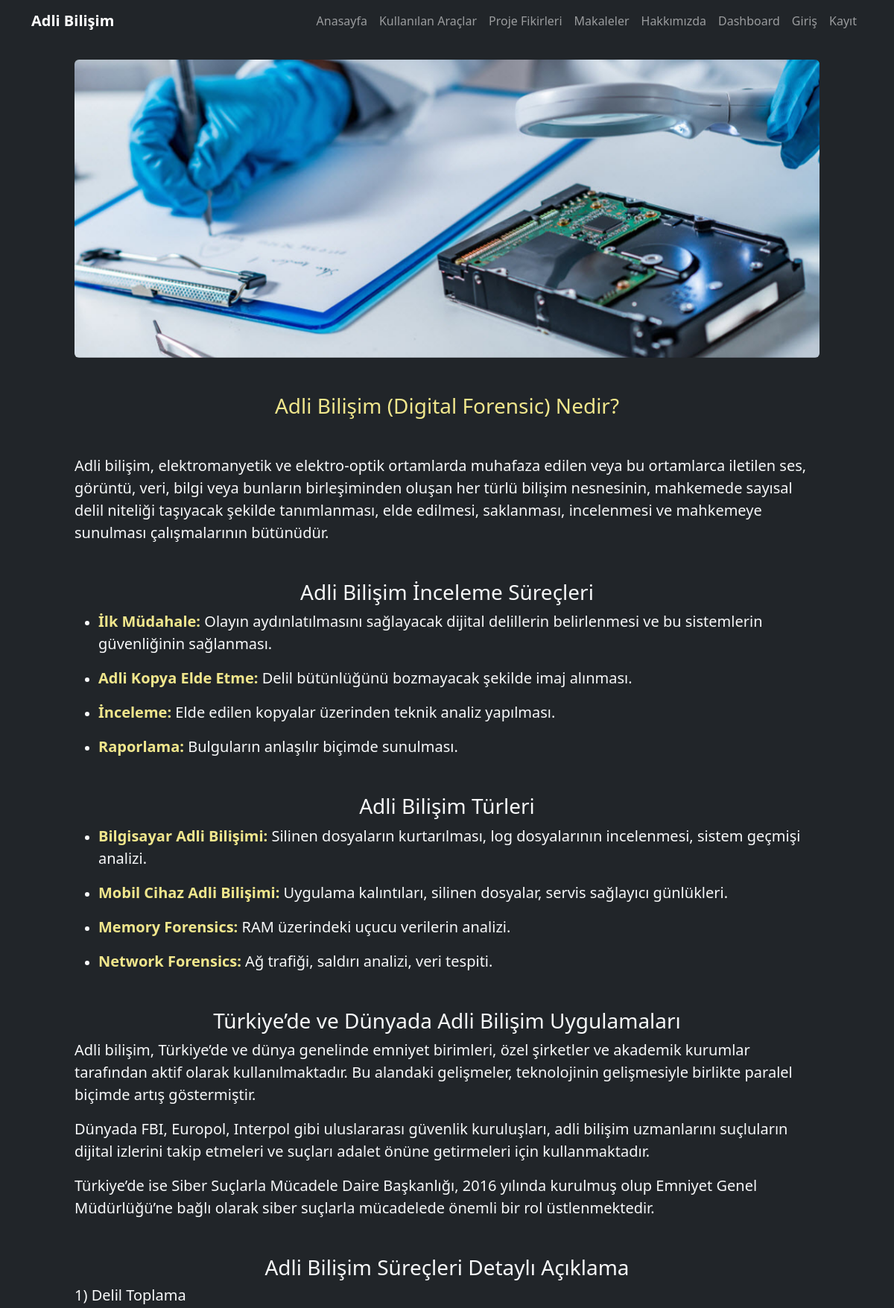
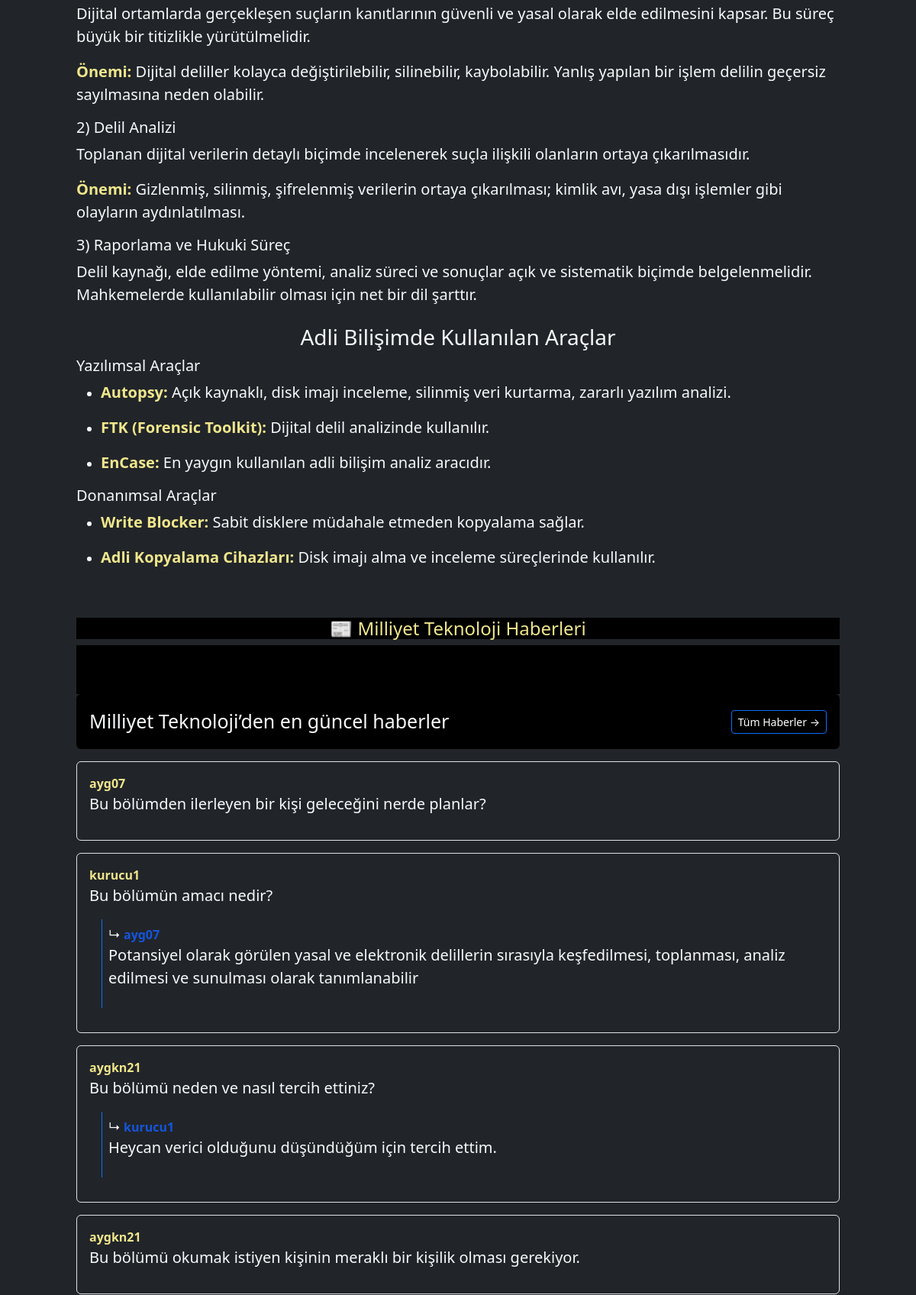
The page / (upper part) on the database its author committed (2 pictures, top to bottom).
### blog/models.py (models this page shows, shortened)
class Comment(models.Model):
    post = models.ForeignKey('Post', on_delete=models.CASCADE)
    user = models.ForeignKey(User, on_delete=models.CASCADE)  # ✅ kullanıcı ilişkisi
    text = models.TextField()
    created_at = models.DateTimeField(auto_now_add=True)

class CommentReply(models.Model):
    comment = models.ForeignKey(Comment, on_delete=models.CASCADE, related_name='replies')
    author = models.CharField(max_length=100)
    text = models.TextField()
    created_at = models.DateTimeField(auto_now_add=True)

### blog/views.py (the view)
# urls.py: path('', views.index, name='index'),
def index(request):
    news_items = get_milliyet_tech_news()
    homepage_post = get_object_or_404(Post, slug='makale')  # tam burada çağrılır
    comments = Comment.objects.filter(post=homepage_post).order_by('-created_at')
    if request.method == 'POST' and request.user.is_authenticated:
        form = CommentForm(request.POST)
        if form.is_valid():
            comment = form.save(commit=False)
            comment.user = request.user
            comment.post = homepage_post  # işte bu satır kritik
            comment.save()
            return redirect('blog:index')
    else:
        form = CommentForm()
    return render(request, 'blog/index.html', {
        'news_items': news_items,
        'comments': comments,
        'form': form
    })

### blog/views.py (called while the page is built, shortened)
def get_milliyet_tech_news():
    url = "https://www.milliyet.com.tr/rss/rssNew/teknolojiRss.xml"
    feed = feedparser.parse(url)
    news_items = []
    return news_items

### templates/blog/index.html (shortened to what this page needs)
{% extends "base.html" %}
{% load static %}
{% block content %}
<div class="container-lg;" style="max-width: 1000px; margin: 0 auto;">
 <div class="containermt-4">
  <div id="mainCarousel" class="carousel slide mb-4" data-bs-ride="carousel" data-bs-interval="2300">
  <div class="carousel-inner">
    <div class="carousel-item">
      <img src="{% static 'images/forensic-tools.jpg' %}" class="d-block w-100 rounded" style="height: 400px; object-fit: cover;" alt="RAM Analizi">
    </div>
  </div>
 </div><br>
    <h3 class="mb-5" style="text-align: center; color: khaki;">Adli Bilişim (Digital Forensic) Nedir?</h3>
    <p>Adli bilişim, elektromanyetik ve elektro-optik ortamlarda muhafaza edilen veya bu ortamlarca iletilen ses, görüntü, veri, bilgi veya bunların birleşiminden oluşan her türlü bilişim nesnesinin, mahkemede sayısal delil niteliği taşıyacak şekilde tanımlanması, elde edilmesi, saklanması, incelenmesi ve mahkemeye sunulması çalışmalarının bütünüdür.</p>
    <h3 class="mt-5">Adli Bilişim İnceleme Süreçleri</h3>
    <ul>
      <li><p><strong>İlk Müdahale:</strong> Olayın aydınlatılmasını sağlayacak dijital delillerin belirlenmesi ve bu sistemlerin güvenliğinin sağlanması.</li></p>
      <li><p><strong>Adli Kopya Elde Etme:</strong> Delil bütünlüğünü bozmayacak şekilde imaj alınması.</li></p>
     <li> <p><strong>İnceleme:</strong> Elde edilen kopyalar üzerinden teknik analiz yapılması.</li></p>
     <li> <p><strong>Raporlama:</strong> Bulguların anlaşılır biçimde sunulması.</li></p>
    </ul>
    <h3 class="mt-5">Adli Bilişim Türleri</h3>
    <ul>
      <li><p><strong>Bilgisayar Adli Bilişimi:</strong> Silinen dosyaların kurtarılması, log dosyalarının incelenmesi, sistem geçmişi analizi.</li></p>
      <li><p><strong>Mobil Cihaz Adli Bilişimi:</strong> Uygulama kalıntıları, silinen dosyalar, servis sağlayıcı günlükleri.</li></p>
      <li><p><strong>Memory Forensics:</strong> RAM üzerindeki uçucu verilerin analizi.</li></p>
      <li><p><strong>Network Forensics:</strong> Ağ trafiği, saldırı analizi, veri tespiti.</li></p>
    </ul>
    <h3 class="mt-5">Türkiye’de ve Dünyada Adli Bilişim Uygulamaları</h3>
    <p>Adli bilişim, Türkiye’de ve dünya genelinde emniyet birimleri, özel şirketler ve akademik kurumlar tarafından aktif olarak kullanılmaktadır. Bu alandaki gelişmeler, teknolojinin gelişmesiyle birlikte paralel biçimde artış göstermiştir.</p>
    <p>Dünyada FBI, Europol, Interpol gibi uluslararası güvenlik kuruluşları, adli bilişim uzmanlarını suçluların dijital izlerini takip etmeleri ve suçları adalet önüne getirmeleri için kullanmaktadır.</p>
    <p>Türkiye’de ise Siber Suçlarla Mücadele Daire Başkanlığı, 2016 yılında kurulmuş olup Emniyet Genel Müdürlüğü’ne bağlı olarak siber suçlarla mücadelede önemli bir rol üstlenmektedir.</p>
    <h3 class="mt-5">Adli Bilişim Süreçleri Detaylı Açıklama</h3>
    <h5>1) Delil Toplama</h5>
    <p>Dijital ortamlarda gerçekleşen suçların kanıtlarının güvenli ve yasal olarak elde edilmesini kapsar. Bu süreç büyük bir titizlikle yürütülmelidir.</p>
    <p><strong>Önemi:</strong> Dijital deliller kolayca değiştirilebilir, silinebilir, kaybolabilir. Yanlış yapılan bir işlem delilin geçersiz sayılmasına neden olabilir.</p>
    <h5>2) Delil Analizi</h5>
    <p>Toplanan dijital verilerin detaylı biçimde incelenerek suçla ilişkili olanların ortaya çıkarılmasıdır.</p>
    <p><strong>Önemi:</strong> Gizlenmiş, silinmiş, şifrelenmiş verilerin ortaya çıkarılması; kimlik avı, yasa dışı işlemler gibi olayların aydınlatılması.</p>
    <h5>3) Raporlama ve Hukuki Süreç</h5>
    <p>Delil kaynağı, elde edilme yöntemi, analiz süreci ve sonuçlar açık ve sistematik biçimde belgelenmelidir. Mahkemelerde kullanılabilir olması için net bir dil şarttır.</p>
    <h3 class="mt-4">Adli Bilişimde Kullanılan Araçlar</h3>
    <h5>Yazılımsal Araçlar</h5>
    <ul>
      <li><p><strong>Autopsy:</strong> Açık kaynaklı, disk imajı inceleme, silinmiş veri kurtarma, zararlı yazılım analizi.</li></p>
      <li><p><strong>FTK (Forensic Toolkit):</strong> Dijital delil analizinde kullanılır.</li></p>
      <li><p><strong>EnCase:</strong> En yaygın kullanılan adli bilişim analiz aracıdır.</li></p>
    </ul>
    <h5>Donanımsal Araçlar</h5>
    <ul>
      <li><p><strong>Write Blocker:</strong> Sabit disklere müdahale etmeden kopyalama sağlar.</li></p>
      <li><p><strong>Adli Kopyalama Cihazları:</strong> Disk imajı alma ve inceleme süreçlerinde kullanılır.</li></p>
    </ul><br>
<h4 class="mt-4" style="background-color:black; color: khaki;">📰 Milliyet Teknoloji Haberleri</h4>
<div class="news-grid" style="background-color:black">
</div>
<div class="alert d-flex justify-content-between align-items-center" style="background-color:black">
  <span style="font-size:25px;">Milliyet Teknoloji’den en güncel haberler</span>
  <a href="https://www.milliyet.com.tr/teknoloji-haberleri/"
     class="btn btn-outline-primary btn-sm"
     style="background-color:black; color:white;"
     target="_blank">
    Tüm Haberler →
  </a>
</div>
 {% for comment in comments %}
  <div class="comment mb-3 p-3 border rounded bg-dark text-light warn">
    <strong class="warning">{{ comment.user.username|default:"Anonim" }}</strong><br>
    <p>{{ comment.text }}</p>
    {% for reply in comment.replies.all %}
      <div class="reply mt-3 ms-3 mb-3  p-2 border-start border-primary">
        ↳ <strong style="color:rgba(21, 85, 223, 1);">{{ reply.author }}</strong><br>
        <p>{{ reply.text }}</p>
      </div>
    {% endfor %}
  </div>
{% endfor %}
  {% endblock  %}

### templates/base.html (shortened to what this page needs)
{% load static %}
<!DOCTYPE html>
<html lang="tr">
<head>
  <link href="https://cdn.jsdelivr.net/npm/bootstrap@5.3.2/dist/css/bootstrap.min.css" rel="stylesheet">
  <link href="https://cdnjs.cloudflare.com/ajax/libs/font-awesome/6.5.0/css/all.min.css" rel="stylesheet">
  <link href="{% static 'css/style.css' %}" rel="stylesheet">
</head>
<body class="bg-dark text-light">
{% include "partials/_navbar.html" %}
  <main class="container py-4">
    {% block content %}{% endblock %}
  </main>
     {% block comment_section %}
     {% include "partials/footer.html" %}
  {% endblock %}
</body>
</html>

### templates/partials/_navbar.html (shortened to what this page needs)
<nav class="navbar navbar-expand-lg navbar-dark bg-dark">
  <div class="container">
    <a class="navbar-brand" href="{% url 'blog:index' %}">Adli Bilişim</a>
    <div class="collapse navbar-collapse" id="navbarNav">
      <ul class="navbar-nav ms-auto">
          <li class="nav-item">
          <a class="nav-link" href="{% url 'blog:index' %}">Anasayfa</a>
        </li>
        <li class="nav-item">
          <a class="nav-link" href="{% url 'forensic_lab:tool_list' %}">Kullanılan Araçlar</a>
        </li>
          <li class="nav-item">
          <a class="nav-link" href="{% url 'blog:proje' %}">Proje Fikirleri</a>
        </li>
          <li class="nav-item">
          <a class="nav-link" href="{% url 'blog:makale' %}">Makaleler</a>
        </li>
          <li class="nav-item">
          <a class="nav-link" href="{% url 'blog:about' %}">Hakkımızda</a>
        </li>
    <li class="nav-item">
          <a class="nav-link" href="{% url 'dashboard:dashboard_home' %}">Dashboard</a>
        </li>
          <li class="nav-item">
        {% if user.is_authenticated %}
          <li class="nav-item">
            <a class="nav-link" href="{% url 'accounts:logout' %}">Çıkış</a>
        {% else %}  </li>
            <a class="nav-link" href="{% url 'accounts:login' %}">Giriş</a>
          <li class="nav-item">
            <a class="nav-link" href="{% url 'accounts:register' %}">Kayıt</a>
          </li>
        {% endif %}
      </ul>
    </div>
  </div>
</nav>

### templates/partials/footer.html (shortened to what this page needs)
<!DOCTYPE html>
<html lang="en">
<head>
</head>
<body>
<link href="https://cdn.jsdelivr.net/npm/bootstrap@5.3.2/dist/css/bootstrap.min.css" rel="stylesheet">
<link href="https://cdn.jsdelivr.net/npm/bootstrap-icons@1.10.5/font/bootstrap-icons.css" rel="stylesheet">
    </body>
</html>

### static/css/style.css (style rules this page uses)
body { font-family: 'Segoe UI', sans-serif; }
.navbar-brand { font-weight: bold; font-size: 1.3rem; }
.comment { padding: 10px 0; border-bottom: 1px solid #333; }

### templates/blog/index.html (style rules this page uses)
h3 { text-align:center; color:khaki; }
h4 { text-align:center; color:khaki; }
p { font-size:20px; }
strong,h5 { color:khaki; }
.news-grid { display: grid; grid-template-columns: repeat(auto-fit, minmax(260px, 1fr)); gap: 1.5rem; padding: 2rem; }

### rows shown on the page
Comment: user.username "ayg07", text "Bu bölümden ilerleyen bir kişi geleceğini nerde planlar?"
Comment: user.username "kurucu1", text "Bu bölümün amacı nedir?"
CommentReply: author "ayg07", text "Potansiyel olarak görülen yasal ve elektronik delillerin sırasıyla keşfedilmesi, toplanması, analiz edilmesi ve sunulması olarak tanımlanabilir"
Comment: user.username "aygkn21", text "Bu bölümü neden ve nasıl tercih ettiniz?"
CommentReply: author "kurucu1", text "Heycan verici olduğunu düşündüğüm için tercih ettim."
Comment: user.username "aygkn21", text "Bu bölümü okumak istiyen kişinin meraklı bir kişilik olması gerekiyor."
